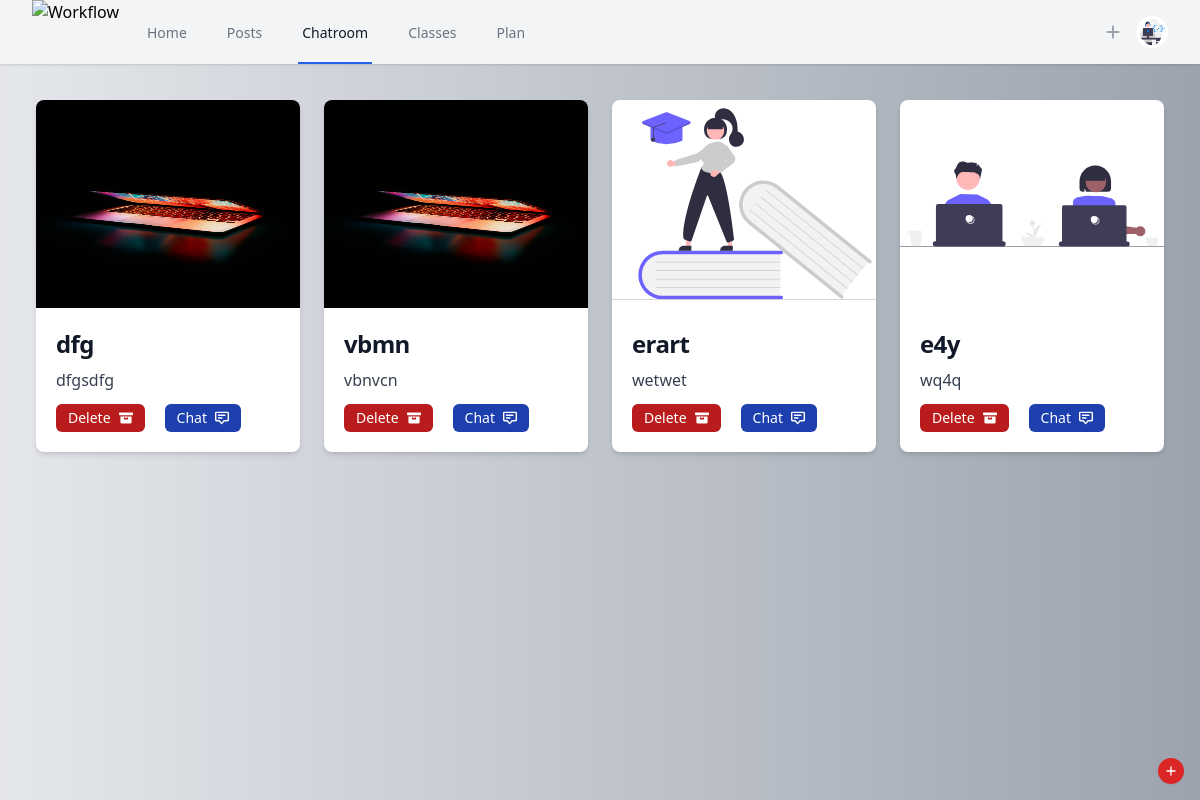
Page /chatroom (signed in) on the earlier database version.
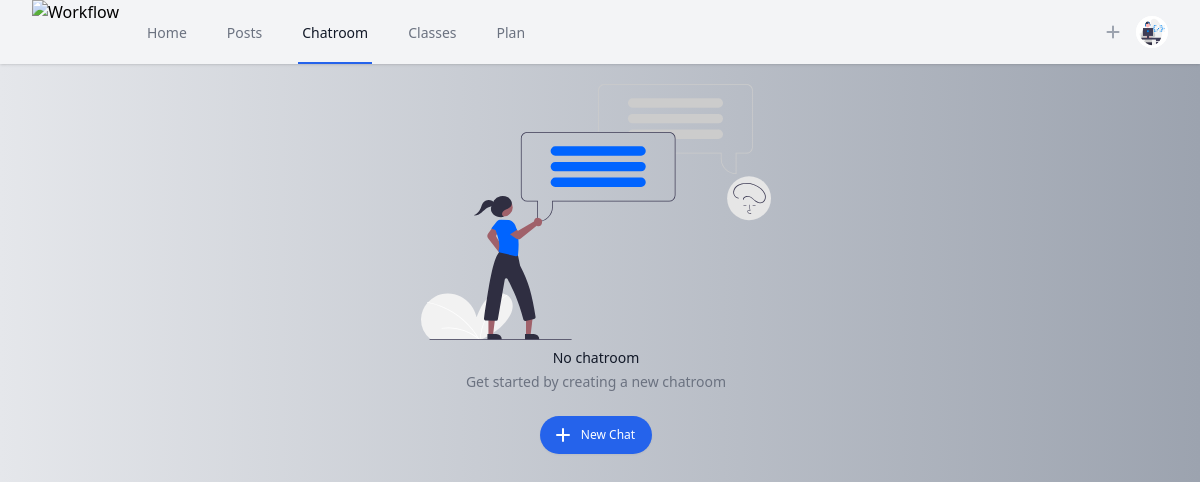
Same page on the later database version.
### main/models.py (models this page shows, shortened)
class Room(models.Model):
    creator = models.ForeignKey(
        User, related_name="created_rooms", on_delete=models.CASCADE
    )
    name = models.CharField(max_length=255)
    subject = models.CharField(max_length=255, blank=True, null=True)
    room_photo = models.ImageField(upload_to="room_photos/")
    created_at = models.DateTimeField(default=timezone.now)
    code = models.CharField(max_length=8, unique=True)

### main/views.py (the view)
# urls.py: path("chatroom", views.chatroom, name="chatroom"),
@login_required(login_url="login_view")
def chatroom(request):
    rooms = Room.objects.filter(creator=request.user)
    return render(request, "chatroom.html", {'rooms': rooms})

### main/templates/chatroom.html (shortened to what the changed rows need)
{% load static  %}
<!DOCTYPE html>
<html lang="en">
  <head>
    <script src="https://cdn.tailwindcss.com"></script>
  </head>
  <body class="bg-gradient-to-r from-gray-200  to-gray-400">
    <div>
      {% if rooms %}
        <div class="p-3">
          <ul role="list" class="p-6 grid grid-cols-1 gap-6 sm:grid-cols-2 md:grid-cols-3 lg:grid-cols-4">
            {% for room in rooms %}
              <li class="relative col-span-1 rounded-lg ">
                <div class="max-w-xs bg-white  rounded-lg  shadow-md">
                      <img class="rounded-t-lg w-full h-52 " src="{{room.room_photo.url}}" alt="" />
                  <div class="p-5">
                      <a href="#">
                          <h5 class="mb-2 text-2xl font-bold tracking-tight text-gray-900 ">{{room.name}}</h5>
                      </a>
                      <p class="mb-3 font-normal text-gray-700 ">{{room.subject}}</p>
                      <div class="flex justify-start items-center ">
                        <div class="flex justify-between spacep space-x-5  rounded-lg">
                          <button data-room-id="{{room.pk}}" class="delete-room-btn rounded-md h-auto inline-flex items-center px-3 py-1 text-sm font-medium text-center text-white bg-red-700  hover:bg-red-800 ">
                              Delete
                          </button>
                          <button  data-room-id="{{room.pk}} "class="chat-room-btn inline-flex items-center px-3 py-1  text-sm rounded-md font-medium text-center text-white bg-blue-800  hover:bg-blue-900 ">
                            Chat
                          </button>
                      </div>
                  </div>
              </div>
              </li>
            {% endfor %}
          </ul>
        </div>
        <button id="createRoomButton" type="button" class="z-50 fixed bottom-4 right-4 inline-flex items-center p-1 justify-center border border-transparent rounded-full shadow-sm text-white bg-red-600">
          <svg class="h-4 w-4" xmlns="http://www.w3.org/2000/svg" fill="none" viewBox="0 0 24 24" stroke="currentColor" aria-hidden="true">
            <path stroke-linecap="round" stroke-linejoin="round" stroke-width="2" d="M12 6v6m0 0v6m0-6h6m-6 0H6" />
          </svg>
        </button>
{% else %}
<div class="flex p-5 mr-2 justify-center items-center">
  <div class="text-center">
    <div class="flex justify-center items-center "><img src="{% static "images/undraw_chat_re_re1u.svg" %}"  alt="" class="fill-gray-200 w- h-64 rounded-md "></div>
    <h3 class="mt-2 text-sm font-sans font-medium text-gray-900">No chatroom</h3>
    <p class="mt-1 font-sans text-sm text-gray-500">
      Get started by creating a new chatroom
    </p>
    <div class="mt-6">
      <button
        id="createRoomButton"
        type="button"
        class="inline-flex font-sans items-center px-4 py-2 border border-transparent shadow-sm text-xs font-medium rounded-3xl text-white bg-blue-600 hover:bg-blue-700 "
      >
        <svg
          class="-ml-1 mr-2 h-5 w-5"
          xmlns="http://www.w3.org/2000/svg"
          viewBox="0 0 20 20"
          fill="currentColor"
          aria-hidden="true"
        >
          <path
            fill-rule="evenodd"
            d="M10 3a1 1 0 011 1v5h5a1 1 0 110 2h-5v5a1 1 0 11-2 0v-5H4a1 1 0 110-2h5V4a1 1 0 011-1z"
            clip-rule="evenodd"
          />
        </svg>
        New Chat
      </button>
    </div>
  </div>
</div>
{% endif %}
    </div>
  </body>
</html>

Differences in the rows shown:
removed Room: room_photo (picture), name "dfg", subject "dfgsdfg"
removed Room: room_photo (picture), name "vbmn", subject "vbnvcn"
removed Room: room_photo (picture), name "erart", subject "wetwet"
removed Room: room_photo (picture), name "e4y", subject "wq4q"
Other differences:
text now shown: "No chatroom Get started by creating a new chatroom New Chat"
